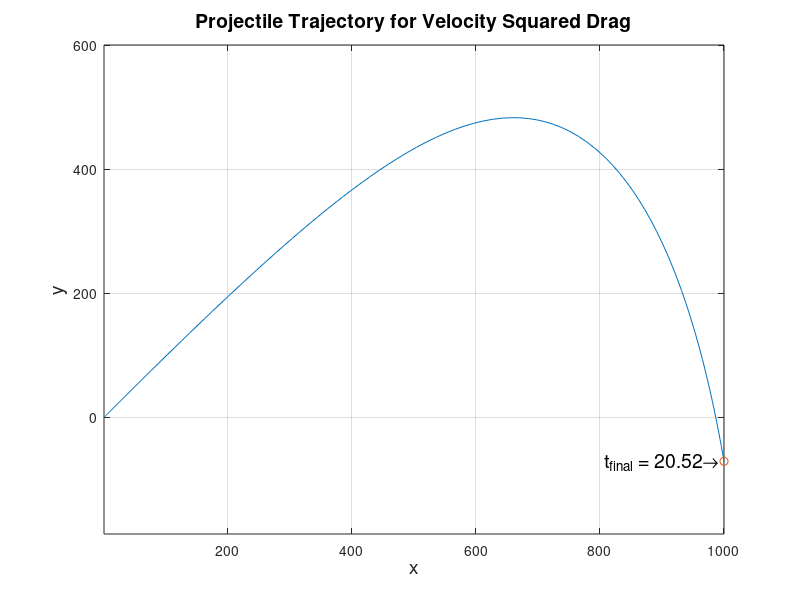

Recreate this plot in MATLAB.
function [y,x,t]=protraject(angle,vinit,grav,dragc,xfinl)
%PROTRAJECT - trajectory of a projectile
% angle - initial angle in degrees
% vinit - initial velocity of the projectile
% gravty - the gravitational constant
% cdrag - drag coefficient 
% xfinl - largest x value for which the
% solution is computed. %
% y,x,t - the y, x and time vectors produced
% by integrating the equations of motion

% Default data case generated 
if nargin < 5, xfinl=1000; end
if nargin < 4, dragc=0.002; end
if nargin < 3, grav=9.81; end
if nargin < 2, vinit=340; end
if nargin < 1, angle=45; end

% Evaluate initial velocity
ang=pi/180*angle;
vtol=vinit/1e6;
%initial conditions
z0=[vinit*cos(ang); vinit*sin(ang); 0; 0];

% Integrate the equations of motion defined
% in function projcteq
deoptn=odeset('RelTol',1e-6,'Events',@eventsh);
[x,z,te,ze,ie]=ode45(@projcteq,[0,xfinl],z0,deoptn);

% Plot the trajectory curve
y=z(:,3); t=z(:,4);
plot(x,y,'-',x(end),y(end),'o');
ss=sprintf('{t_{final} = %5.2f\\rightarrow }',t(end));
text(x(end),y(end),ss,'HorizontalAlignment','Right',...
    'FontSize',14);
xlabel('x','FontSize',14); ylabel('y','FontSize',14);
title(['Projectile Trajectory for ', ...
    'Velocity Squared Drag'],'FontSize',14);
axis('equal'); grid on; 
%error
if ~isempty(te)
    error('initial velocity too small')
end

%-----------------------
    function zp=projcteq(t,y)
        %PROJCTEQ - DE of projectile
        v=sqrt(y(1)^2+y(2)^2);
        zp=[-dragc*v; -(grav+dragc*v*y(2))/y(1); ...
            y(2)/y(1); 1/y(1)];
    end
%------------------------
    function [val,isterm,dir] = eventsh(t,y)
        %EVENTSH - event handling function
        val = abs(y(1)) - vtol;
        dir = -1;
        isterm =1;
    end
end
